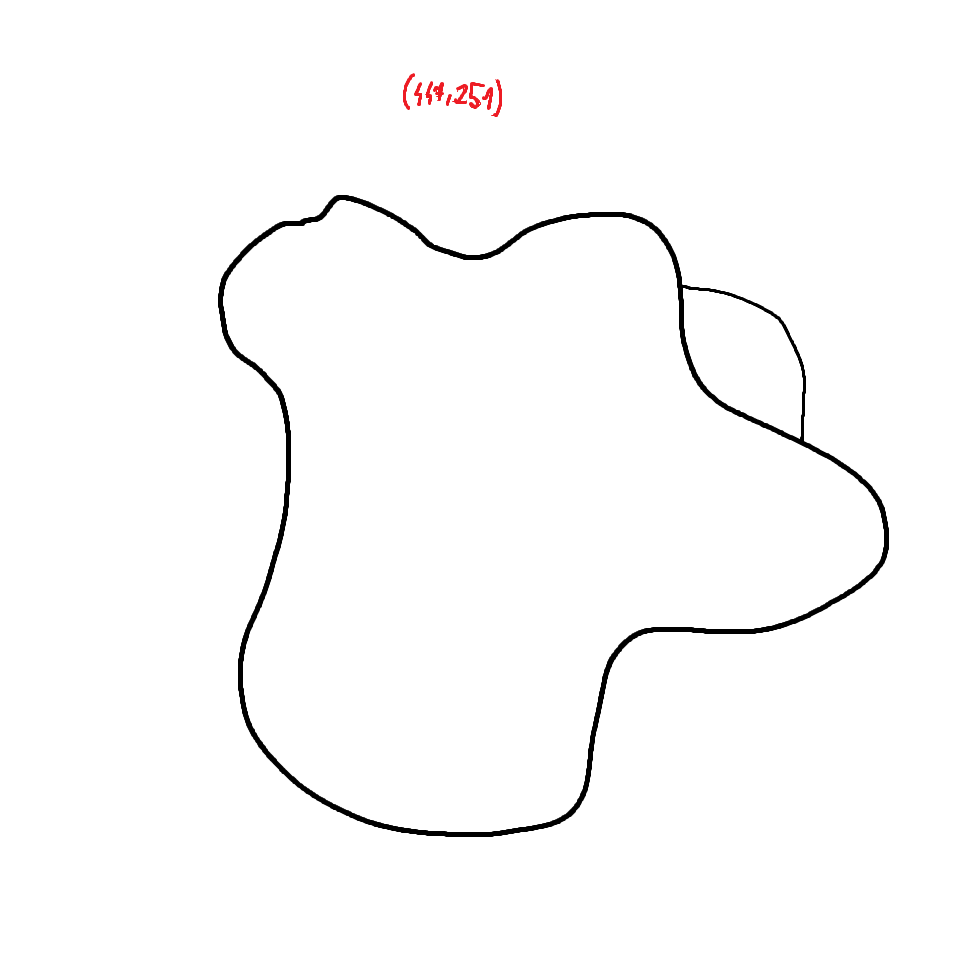
#> input picture image.png, 973 x 972 px; the run also reads 1 picture not shown here
$ python main.py
#> lines starting #> are read from the running program, lines starting #| are printed output that depends on the picture
from PIL import Image


_WRITE = Image.open("BLANK.png")
_WRITE_PIXELS = _WRITE.load()

_IMAGE = Image.open("image.png")
#> _IMAGE is the input picture: PIL image 973x972 RGBA; mean R, G, B, A 251.6, 251.4, 251.4, 255
_FILE = open("coord.txt", "a")
_PASSED = []
_STARTING = True

RANGE = 8 + 1

START = (447, 251)

RIGHT = "RIGHT"
LEFT = "LEFT"
UP = "UP"
DOWN = "DOWN"


def writeCoord(a):
    if a is not None:
        _FILE.write("{x},{y},0,\n".format(x=str(a[0]), y=str(a[1])))


def writeRedPixel(x, y):
    _WRITE_PIXELS[x, y] = (255, 0, 0)


def writeBluePixel(x, y):
    _WRITE_PIXELS[x, y] = (0, 0, 255)


def markCoordinates(x, y):
    global _PASSED
    _PASSED.append((x, y))


def getRangePoints(p, direction):
#> called with p = (447, 251), direction = 'RIGHT'
    global _PASSED
    coordinates = []
    if direction == LEFT:
        a = p[1] - RANGE
        b = p[1] + RANGE
        c = p[0]
        for i in range(a, b):
            for j in range(c, c - RANGE, -1):
                if _IMAGE.getpixel((j, i))[0] < 50 and (j, i) not in _PASSED:
                    markCoordinates(j, i)
                    coordinates.append((j, i))
                    writeRedPixel(j, i)
    elif direction == RIGHT:
        a = p[1] - RANGE
        b = p[1] + RANGE
        c = p[0]
        for i in range(a, b):
            for j in range(c, c + RANGE):
                if _IMAGE.getpixel((j, i))[0] < 50 and (j, i) not in _PASSED:
                    markCoordinates(j, i)
                    coordinates.append((j, i))
                    writeRedPixel(j, i)
    elif direction == UP:
        a = p[0] - RANGE
        b = p[0] + RANGE
        c = p[1]
        for i in range(a, b):
            for j in range(c, c - RANGE, -1):
                if _IMAGE.getpixel((i, j))[0] < 50 and (i, j) not in _PASSED:
                    markCoordinates(i, j)
                    coordinates.append((i, j))
                    writeRedPixel(i, j)
    elif direction == DOWN:
        a = p[0] - RANGE
        b = p[0] + RANGE
        c = p[1]
        for i in range(a, b):
            for j in range(c, c + RANGE):
                if _IMAGE.getpixel((i, j))[0] < 50 and (i, j) not in _PASSED:
                    markCoordinates(i, j)
                    coordinates.append((i, j))
                    writeRedPixel(i, j)
    return coordinates


def getNextPoint(point, direction):
    nexts = getRangePoints(point, direction)
    if START in nexts and not _STARTING:
        return START
    if len(nexts) == 0:
        return None
    return nexts[-1]


writeCoord(START)
TEMP = START


temp = getNextPoint(START, RIGHT)
_PASSED.remove(START)
_WRITE_PIXELS[temp[0], temp[1]] = (0, 0, 255)

DIRECTION = RIGHT
while True:
    if DIRECTION is RIGHT and temp is None:
        DIRECTION = DOWN
    elif DIRECTION is DOWN and temp is None:
        DIRECTION = LEFT
    elif DIRECTION is LEFT and temp is None:
        DIRECTION = UP
    elif DIRECTION is UP and temp is None:
        DIRECTION = RIGHT
    if temp is None:
        if last == START and not _STARTING:
            break
        temp = getNextPoint(last, DIRECTION)
        continue
    last = temp
    temp = getNextPoint(temp, DIRECTION)

    if temp is not None:
        _WRITE_PIXELS[temp[0], temp[1]] = (0, 0, 255)
        writeBluePixel(temp[0], temp[1])
        writeCoord(temp)
        writeCoord(temp)

    _STARTING = False


_IMAGE.close()
_WRITE.save("OUTPUT.png")
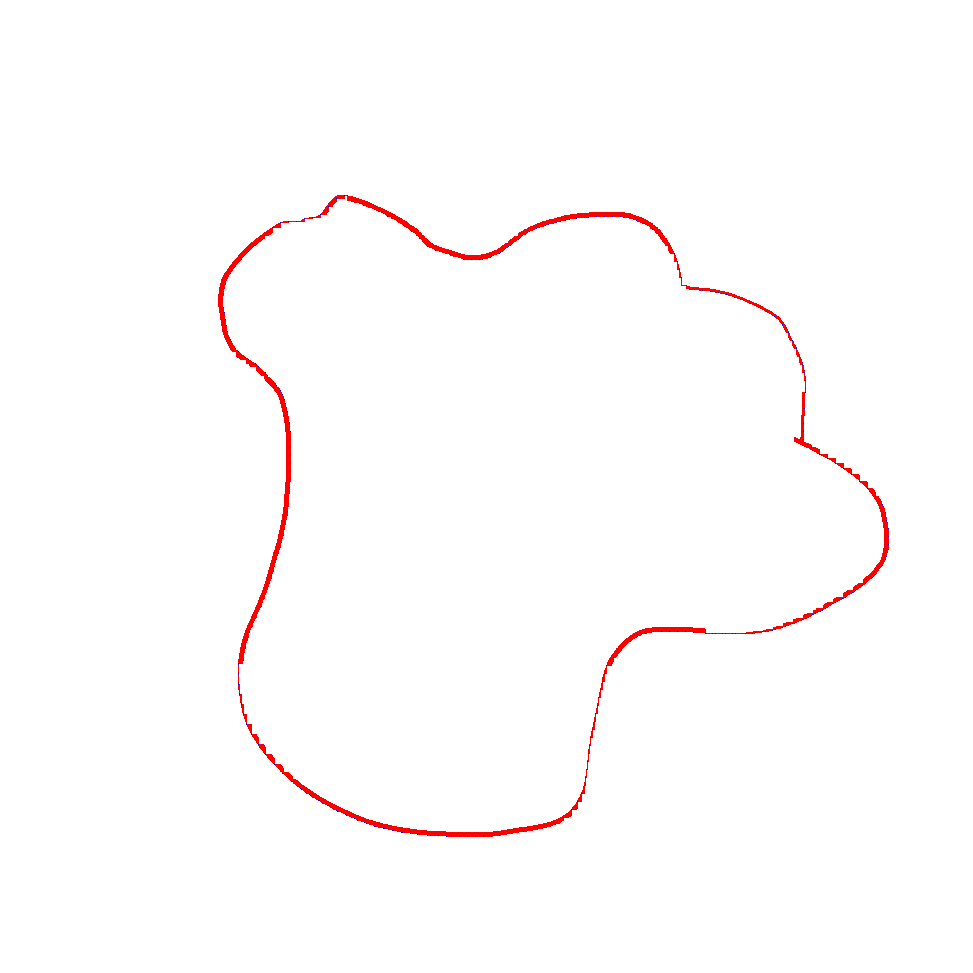
#> saved as OUTPUT.png: PIL image 973x973 RGBA; mean R, G, B, A 254.9, 252.5, 252.6, 255
_WRITE.close()
_FILE.close()
